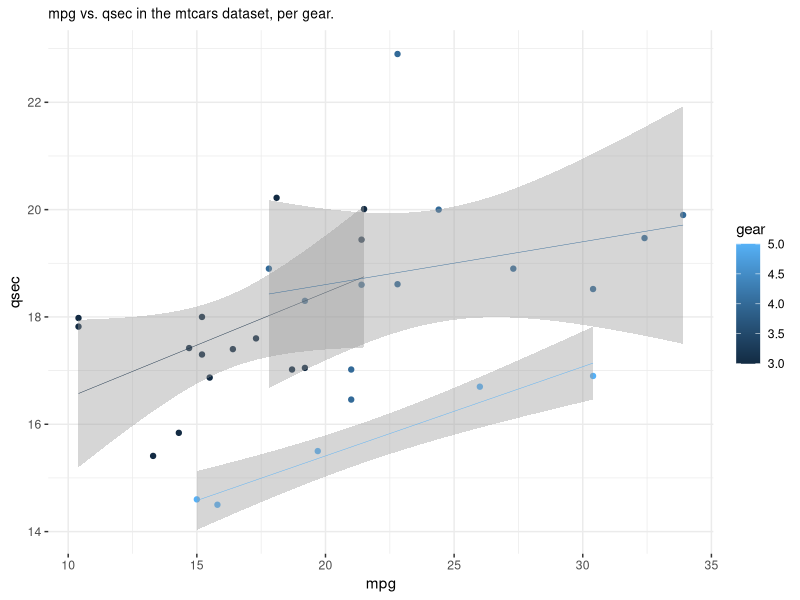

Source code (R):
## ---- chunk 1
knitr::opts_chunk$set(echo = TRUE)
## ---- chunk 2
print("Hello, World.")
## ---- chunk 3
library(ggplot2)
data("mtcars")
mtcars$model <- rownames(mtcars)
head(mtcars)
## ---- chunk 4
ggplot(data = mtcars, 
       aes(x = mpg, y = qsec,
           label = model, 
           group = gear, 
           color = gear)) + 
  geom_point() + 
  geom_smooth(formula ='y~x',
              method = "lm", 
              linewidth = .15) + 
  ggtitle("mpg vs. qsec in the mtcars dataset, per gear.") + 
  theme_bw() + 
  theme(plot.title = element_text(size = 10)) + 
  theme(panel.border = element_blank())
